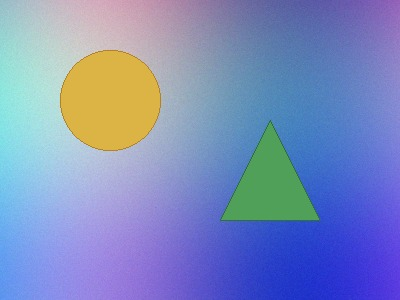
#> input picture data/sample/authentic/authentic_001.jpg, 400 x 300 px
$ python -i histogram.py   (imports and definitions only)
#> lines starting #> are read from the running program, lines starting #| are printed output that depends on the picture
"""Histogram Analysis and Non-Linear Enhancement Detection Module.

Calculates grayscale and multi-channel RGB histograms, statistical moments
(Mean, Variance, Skewness, Kurtosis), Shannon Entropy, and detects non-linear
histogram anomalies such as comb-like spacing resulting from manipulation.
"""

from __future__ import annotations

from typing import Dict, Any, Union
from PIL import Image
import numpy as np
import cv2
from scipy.stats import kurtosis, skew


def compute_entropy(counts: np.ndarray) -> float:
    """Compute Shannon Entropy in bits for a given histogram frequency vector."""
    total = np.sum(counts)
    if total <= 0:
        return 0.0
    probs = counts / total
    nonzero_probs = probs[probs > 0]
    return float(-np.sum(nonzero_probs * np.log2(nonzero_probs)))


# [22 lines that did not run here, left out]


def perform_histogram_analysis(
    image: Union[Image.Image, np.ndarray]
) -> Dict[str, Any]:
    """Perform comprehensive histogram and statistical analysis.

    Parameters:
        image: PIL Image or numpy array (RGB)

    Returns:
        Dictionary containing histograms, statistical moments, entropy,
        and non-linear tampering indicators.
    """
    if isinstance(image, Image.Image):
        img_np = np.array(image.convert("RGB"), dtype=np.uint8)
    else:
        img_np = image.copy()
        if img_np.ndim == 2:
            img_np = cv2.cvtColor(img_np, cv2.COLOR_GRAY2RGB)

    gray = cv2.cvtColor(img_np, cv2.COLOR_RGB2GRAY)

    # Calculate 256-bin histograms
    hist_gray = cv2.calcHist([gray], [0], None, [256], [0, 256]).flatten()
    hist_r = cv2.calcHist([img_np], [0], None, [256], [0, 256]).flatten()
    hist_g = cv2.calcHist([img_np], [1], None, [256], [0, 256]).flatten()
    hist_b = cv2.calcHist([img_np], [2], None, [256], [0, 256]).flatten()

    # Grayscale statistics
    gray_flat = gray.flatten().astype(np.float64)
    gray_mean = float(np.mean(gray_flat))
    gray_std = float(np.std(gray_flat))
    if gray_std > 1e-4:
        gray_skew = float(skew(gray_flat))
        gray_kurt = float(kurtosis(gray_flat))
    else:
        gray_skew = 0.0
        gray_kurt = 0.0
    gray_entropy = compute_entropy(hist_gray)


    # Color channel statistics
    r_flat = img_np[:, :, 0].flatten().astype(np.float64)
    g_flat = img_np[:, :, 1].flatten().astype(np.float64)
    b_flat = img_np[:, :, 2].flatten().astype(np.float64)

    r_mean, r_std = float(np.mean(r_flat)), float(np.std(r_flat))
    g_mean, g_std = float(np.mean(g_flat)), float(np.std(g_flat))
    b_mean, b_std = float(np.mean(b_flat)), float(np.std(b_flat))

    r_entropy = compute_entropy(hist_r)
    g_entropy = compute_entropy(hist_g)
    b_entropy = compute_entropy(hist_b)

    # Detect comb-like artifacts (indicator of contrast manipulation or histogram stretching)
    is_comb, empty_bins, comb_ratio = detect_comb_effect(hist_gray)

    if is_comb:
        comb_summary = (
            f"Comb-like histogram pattern detected ({empty_bins} zero-frequency bins within active range). "
            "This pattern typically emerges after post-capture non-linear contrast stretching or histogram equalization."
        )
    else:
        comb_summary = "Histogram distribution is smooth and continuous without abnormal bin spacing."

    return {
        "hist_gray": hist_gray.tolist(),
        "hist_r": hist_r.tolist(),
        "hist_g": hist_g.tolist(),
        "hist_b": hist_b.tolist(),
        "gray_mean": round(gray_mean, 2),
        "gray_std": round(gray_std, 2),
        "gray_skewness": round(gray_skew, 3),
        "gray_kurtosis": round(gray_kurt, 3),
        "gray_entropy": round(gray_entropy, 3),
        "channel_means": {
            "red": round(r_mean, 2),
            "green": round(g_mean, 2),
            "blue": round(b_mean, 2),
        },
        "channel_stds": {
            "red": round(r_std, 2),
            "green": round(g_std, 2),
            "blue": round(b_std, 2),
        },
        "channel_entropies": {
            "red": round(r_entropy, 3),
            "green": round(g_entropy, 3),
            "blue": round(b_entropy, 3),
        },
        "comb_effect_detected": is_comb,
        "empty_bins_in_range": empty_bins,
        "comb_ratio": comb_ratio,
        "comb_summary": comb_summary,
    }

>>> import cv2
>>> picture = cv2.imread('../data/sample/authentic/authentic_001.jpg', cv2.IMREAD_GRAYSCALE)
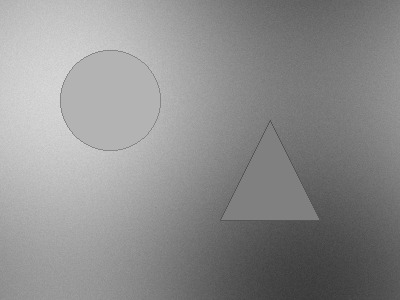
#> picture: shape (300, 400); min 56, max 223, mean 141.7
>>> result = perform_histogram_analysis(picture)
#> in perform_histogram_analysis, `hist_gray = cv2.calcHist([gray], [0], None, [256], [0, 256]).flatten()`: hist_gray = 256 values, max 7182 at index 179, min 0 at index 0, mean 468.8
#> in perform_histogram_analysis, `hist_r = cv2.calcHist([img_np], [0], None, [256], [0, 256]).flatten()`: hist_r has the same summary as hist_gray
#> in perform_histogram_analysis, `hist_g = cv2.calcHist([img_np], [1], None, [256], [0, 256]).flatten()`: hist_g has the same summary as hist_gray
#> in perform_histogram_analysis, `hist_b = cv2.calcHist([img_np], [2], None, [256], [0, 256]).flatten()`: hist_b has the same summary as hist_gray
#> in perform_histogram_analysis, `gray_mean = float(np.mean(gray_flat))`: gray_mean = 141.7
#> in perform_histogram_analysis, `gray_std = float(np.std(gray_flat))`: gray_std = 37.46
#> in perform_histogram_analysis, `gray_skew = float(skew(gray_flat))`: gray_skew = -0.0924
#> in perform_histogram_analysis, `gray_kurt = float(kurtosis(gray_flat))`: gray_kurt = -0.826
#> in compute_entropy, `total = np.sum(counts)`: total = 120000
#> in compute_entropy, `probs = counts / total`: probs = 256 values, max 0.0598 at index 179, min 0 at index 0, mean 0.00391
#> in compute_entropy, `nonzero_probs = probs[probs > 0]`: nonzero_probs = 166 values, max 0.0598 at index 123, min 8.33e-06 at index 0, mean 0.00602
#> in perform_histogram_analysis, `gray_entropy = compute_entropy(hist_gray)`: gray_entropy = 6.98
#> in perform_histogram_analysis, `r_mean, r_std = float(np.mean(r_flat)), float(np.std(r_flat))`: r_mean = 141.7; r_std = 37.46
#> in perform_histogram_analysis, `g_mean, g_std = float(np.mean(g_flat)), float(np.std(g_flat))`: g_mean = 141.7; g_std = 37.46
#> in perform_histogram_analysis, `b_mean, b_std = float(np.mean(b_flat)), float(np.std(b_flat))`: b_mean = 141.7; b_std = 37.46
#> in perform_histogram_analysis, `r_entropy = compute_entropy(hist_r)`: r_entropy = 6.98
#> (the run stopped early here; a loop or call above may not have finished)

$ run again, on data/sample/authentic/authentic_002.jpg
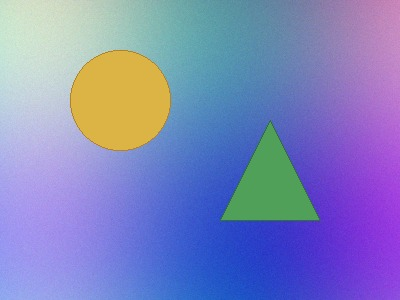
#> input picture data/sample/authentic/authentic_002.jpg, 400 x 300 px
#> `picture = cv2.imread('../data/sample/authentic/authentic_001.jpg', cv2..`:
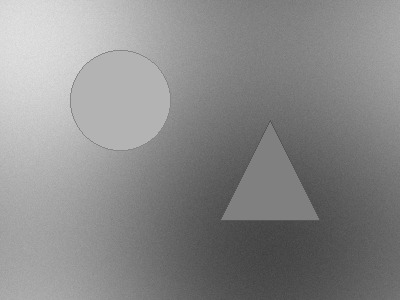
#> picture: shape (300, 400); min 61, max 227, mean 137.8
#> hist_gray = 256 values, max 7011 at index 179, min 0 at index 0, mean 468.8
#> hist_r has the same summary as hist_gray
#> hist_g has the same summary as hist_gray
#> hist_b has the same summary as hist_gray
#> gray_mean = 137.8
#> gray_std = 38.14
#> gray_skew = 0.268
#> gray_kurt = -0.684
#> total = 120000
#> probs = 256 values, max 0.0584 at index 179, min 0 at index 0, mean 0.00391
#> nonzero_probs = 166 values, max 0.0584 at index 117, min 8.33e-06 at index 0, mean 0.00602
#> gray_entropy = 6.96
#> r_mean = 137.8; r_std = 38.14
#> g_mean = 137.8; g_std = 38.14
#> b_mean = 137.8; b_std = 38.14
#> r_entropy = 6.96

$ run again, on data/sample/authentic/authentic_003.jpg
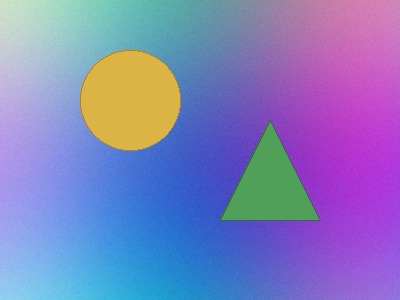
#> input picture data/sample/authentic/authentic_003.jpg, 400 x 300 px
#> `picture = cv2.imread('../data/sample/authentic/authentic_001.jpg', cv2..`:
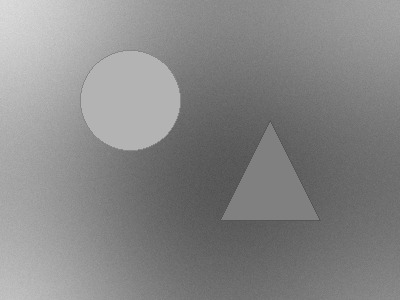
#> picture: shape (300, 400); min 79, max 220, mean 135.1
#> hist_gray = 256 values, max 7073 at index 179, min 0 at index 0, mean 468.8
#> hist_r has the same summary as hist_gray
#> hist_g has the same summary as hist_gray
#> hist_b has the same summary as hist_gray
#> gray_mean = 135.1
#> gray_std = 29.93
#> gray_skew = 0.484
#> gray_kurt = -0.744
#> total = 120000
#> probs = 256 values, max 0.0589 at index 179, min 0 at index 0, mean 0.00391
#> nonzero_probs = 142 values, max 0.0589 at index 100, min 1.67e-05 at index 0, mean 0.00704
#> gray_entropy = 6.63
#> r_mean = 135.1; r_std = 29.93
#> g_mean = 135.1; g_std = 29.93
#> b_mean = 135.1; b_std = 29.93
#> r_entropy = 6.63

$ run again, on data/sample/authentic/authentic_004.jpg
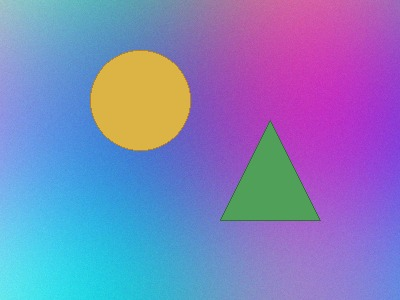
#> input picture data/sample/authentic/authentic_004.jpg, 400 x 300 px
#> `picture = cv2.imread('../data/sample/authentic/authentic_001.jpg', cv2..`:
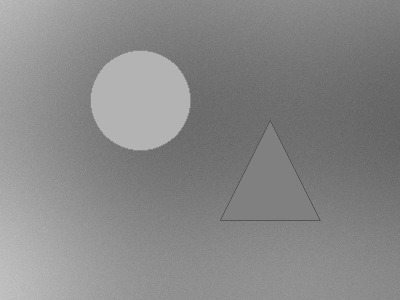
#> picture: shape (300, 400); min 77, max 196, mean 135.9
#> hist_gray = 256 values, max 6824 at index 179, min 0 at index 0, mean 468.8
#> hist_r has the same summary as hist_gray
#> hist_g has the same summary as hist_gray
#> hist_b has the same summary as hist_gray
#> gray_mean = 135.9
#> gray_std = 21.27
#> gray_skew = 0.583
#> gray_kurt = -0.367
#> total = 120000
#> probs = 256 values, max 0.0569 at index 179, min 0 at index 0, mean 0.00391
#> nonzero_probs = 119 values, max 0.0569 at index 101, min 8.33e-06 at index 0, mean 0.0084
#> gray_entropy = 6.11
#> r_mean = 135.9; r_std = 21.27
#> g_mean = 135.9; g_std = 21.27
#> b_mean = 135.9; b_std = 21.27
#> r_entropy = 6.11
